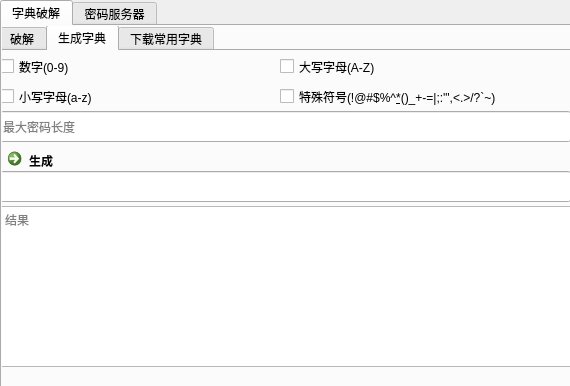
<?xml version="1.0" encoding="UTF-8"?>
<ui version="4.0">
    <class>MainWindow</class>
    <widget class="QMainWindow" name="MainWindow">
        <property name="geometry">
            <rect>
                <x>0</x>
                <y>0</y>
                <width>570</width>
                <height>386</height>
            </rect>
        </property>
        <property name="windowTitle">
            <string>MainWindow</string>
        </property>
        <widget class="QWidget" name="centralwidget">
            <widget class="QTabWidget" name="tabWidget">
                <property name="geometry">
                    <rect>
                        <x>0</x>
                        <y>0</y>
                        <width>791</width>
                        <height>551</height>
                    </rect>
                </property>
                <property name="currentIndex">
                    <number>0</number>
                </property>
                <widget class="QWidget" name="tab_dict">
                    <attribute name="title">
                        <string>字典破解</string>
                    </attribute>
                    <widget class="QTabWidget" name="tabWidget_2">
                        <property name="geometry">
                            <rect>
                                <x>-4</x>
                                <y>-1</y>
                                <width>791</width>
                                <height>531</height>
                            </rect>
                        </property>
                        <property name="currentIndex">
                            <number>1</number>
                        </property>
                        <widget class="QWidget" name="tab_dict_crack">
                            <attribute name="title">
                                <string>破解</string>
                            </attribute>
                            <widget class="QLineEdit" name="le_dictadd">
                                <property name="geometry">
                                    <rect>
                                        <x>0</x>
                                        <y>0</y>
                                        <width>421</width>
                                        <height>31</height>
                                    </rect>
                                </property>
                                <property name="placeholderText">
                                    <string>字典地址</string>
                                </property>
                            </widget>
                            <widget class="QPushButton" name="btn_browsedict">
                                <property name="geometry">
                                    <rect>
                                        <x>420</x>
                                        <y>0</y>
                                        <width>151</width>
                                        <height>31</height>
                                    </rect>
                                </property>
                                <property name="text">
                                    <string>浏览</string>
                                </property>
                            </widget>
                            <widget class="QComboBox" name="cb_target">
                                <property name="geometry">
                                    <rect>
                                        <x>0</x>
                                        <y>30</y>
                                        <width>421</width>
                                        <height>31</height>
                                    </rect>
                                </property>
                                <item>
                                    <property name="text">
                                        <string>&lt;选择目标WIFI&gt;</string>
                                    </property>
                                </item>
                            </widget>
                            <widget class="QPushButton" name="btn_refresh">
                                <property name="geometry">
                                    <rect>
                                        <x>420</x>
                                        <y>30</y>
                                        <width>151</width>
                                        <height>31</height>
                                    </rect>
                                </property>
                                <property name="text">
                                    <string>刷新</string>
                                </property>
                            </widget>
                            <widget class="QComboBox" name="cb_threads">
                                <property name="geometry">
                                    <rect>
                                        <x>0</x>
                                        <y>60</y>
                                        <width>571</width>
                                        <height>31</height>
                                    </rect>
                                </property>
                                <item>
                                    <property name="text">
                                        <string>&lt;选择线程数量&gt;</string>
                                    </property>
                                </item>
                                <item>
                                    <property name="text">
                                        <string>单线程</string>
                                    </property>
                                </item>
                                <item>
                                    <property name="text">
                                        <string>双线程</string>
                                    </property>
                                </item>
                                <item>
                                    <property name="text">
                                        <string>四线程</string>
                                    </property>
                                </item>
                                <item>
                                    <property name="text">
                                        <string>八线程</string>
                                    </property>
                                </item>
                                <item>
                                    <property name="text">
                                        <string>十六线程</string>
                                    </property>
                                </item>
                                <item>
                                    <property name="text">
                                        <string>三十二线程</string>
                                    </property>
                                </item>
                                <item>
                                    <property name="text">
                                        <string>六十四线程</string>
                                    </property>
                                </item>
                                <item>
                                    <property name="text">
                                        <string>一百二十八线程</string>
                                    </property>
                                </item>
                            </widget>
                            <widget class="QCommandLinkButton" name="btn_start">
                                <property name="geometry">
                                    <rect>
                                        <x>0</x>
                                        <y>90</y>
                                        <width>571</width>
                                        <height>41</height>
                                    </rect>
                                </property>
                                <property name="text">
                                    <string>开始破解</string>
                                </property>
                            </widget>
                            <widget class="QTextEdit" name="te_log">
                                <property name="enabled">
                                    <bool>true</bool>
                                </property>
                                <property name="geometry">
                                    <rect>
                                        <x>0</x>
                                        <y>130</y>
                                        <width>571</width>
                                        <height>161</height>
                                    </rect>
                                </property>
                                <property name="undoRedoEnabled">
                                    <bool>false</bool>
                                </property>
                                <property name="readOnly">
                                    <bool>true</bool>
                                </property>
                                <property name="placeholderText">
                                    <string>日志</string>
                                </property>
                            </widget>
                            <widget class="QProgressBar" name="pb_progress">
                                <property name="geometry">
                                    <rect>
                                        <x>0</x>
                                        <y>290</y>
                                        <width>571</width>
                                        <height>23</height>
                                    </rect>
                                </property>
                                <property name="value">
                                    <number>0</number>
                                </property>
                                <property name="textVisible">
                                    <bool>false</bool>
                                </property>
                            </widget>
                        </widget>
                        <widget class="QWidget" name="tab_dict_gen">
                            <attribute name="title">
                                <string>生成字典</string>
                            </attribute>
                            <widget class="QLineEdit" name="lineEdit">
                                <property name="geometry">
                                    <rect>
                                        <x>0</x>
                                        <y>60</y>
                                        <width>571</width>
                                        <height>31</height>
                                    </rect>
                                </property>
                                <property name="placeholderText">
                                    <string>最大密码长度</string>
                                </property>
                            </widget>
                            <widget class="QCheckBox" name="check_num">
                                <property name="geometry">
                                    <rect>
                                        <x>0</x>
                                        <y>0</y>
                                        <width>281</width>
                                        <height>31</height>
                                    </rect>
                                </property>
                                <property name="text">
                                    <string>数字(0-9)</string>
                                </property>
                            </widget>
                            <widget class="QCheckBox" name="check_upper">
                                <property name="geometry">
                                    <rect>
                                        <x>280</x>
                                        <y>0</y>
                                        <width>291</width>
                                        <height>31</height>
                                    </rect>
                                </property>
                                <property name="text">
                                    <string>大写字母(A-Z)</string>
                                </property>
                            </widget>
                            <widget class="QCheckBox" name="check_lower">
                                <property name="geometry">
                                    <rect>
                                        <x>0</x>
                                        <y>30</y>
                                        <width>281</width>
                                        <height>31</height>
                                    </rect>
                                </property>
                                <property name="text">
                                    <string>小写字母(a-z)</string>
                                </property>
                            </widget>
                            <widget class="QCheckBox" name="check_special">
                                <property name="geometry">
                                    <rect>
                                        <x>280</x>
                                        <y>30</y>
                                        <width>291</width>
                                        <height>31</height>
                                    </rect>
                                </property>
                                <property name="text">
                                    <string>特殊符号(!@#$%^&amp;*()_+-=|;:'&quot;,&lt;.&gt;/?`~)</string>
                                </property>
                            </widget>
                            <widget class="QCommandLinkButton" name="btn_gen">
                                <property name="geometry">
                                    <rect>
                                        <x>0</x>
                                        <y>90</y>
                                        <width>571</width>
                                        <height>41</height>
                                    </rect>
                                </property>
                                <property name="text">
                                    <string>生成</string>
                                </property>
                            </widget>
                            <widget class="QTextEdit" name="gen_result">
                                <property name="geometry">
                                    <rect>
                                        <x>0</x>
                                        <y>155</y>
                                        <width>571</width>
                                        <height>161</height>
                                    </rect>
                                </property>
                                <property name="readOnly">
                                    <bool>true</bool>
                                </property>
                                <property name="placeholderText">
                                    <string>结果</string>
                                </property>
                            </widget>
                            <widget class="QLineEdit" name="le_statu">
                                <property name="geometry">
                                    <rect>
                                        <x>0</x>
                                        <y>120</y>
                                        <width>571</width>
                                        <height>31</height>
                                    </rect>
                                </property>
                                <property name="readOnly">
                                    <bool>true</bool>
                                </property>
                            </widget>
                        </widget>
                        <widget class="QWidget" name="tab">
                            <attribute name="title">
                                <string>下载常用字典</string>
                            </attribute>
                            <widget class="QCommandLinkButton" name="dl_1">
                                <property name="geometry">
                                    <rect>
                                        <x>0</x>
                                        <y>0</y>
                                        <width>561</width>
                                        <height>41</height>
                                    </rect>
                                </property>
                                <property name="text">
                                    <string>字典1</string>
                                </property>
                            </widget>
                            <widget class="QCommandLinkButton" name="cl_2">
                                <property name="geometry">
                                    <rect>
                                        <x>0</x>
                                        <y>40</y>
                                        <width>571</width>
                                        <height>41</height>
                                    </rect>
                                </property>
                                <property name="text">
                                    <string>字典2</string>
                                </property>
                            </widget>
                            <widget class="QCommandLinkButton" name="cl_3">
                                <property name="geometry">
                                    <rect>
                                        <x>0</x>
                                        <y>80</y>
                                        <width>571</width>
                                        <height>41</height>
                                    </rect>
                                </property>
                                <property name="text">
                                    <string>字典3</string>
                                </property>
                            </widget>
                        </widget>
                    </widget>
                </widget>
                <widget class="QWidget" name="tab_server">
                    <attribute name="title">
                        <string>密码服务器</string>
                    </attribute>
                    <widget class="QTabWidget" name="tabWidget_3">
                        <property name="geometry">
                            <rect>
                                <x>0</x>
                                <y>0</y>
                                <width>561</width>
                                <height>301</height>
                            </rect>
                        </property>
                        <property name="currentIndex">
                            <number>0</number>
                        </property>
                        <widget class="QWidget" name="tab_getPwd">
                            <attribute name="title">
                                <string>获取密码信息</string>
                            </attribute>
                            <widget class="QComboBox" name="cb_getWIFI">
                                <property name="enabled">
                                    <bool>false</bool>
                                </property>
                                <property name="geometry">
                                    <rect>
                                        <x>0</x>
                                        <y>0</y>
                                        <width>451</width>
                                        <height>31</height>
                                    </rect>
                                </property>
                                <item>
                                    <property name="text">
                                        <string>&lt;选择目标WIFI&gt;</string>
                                    </property>
                                </item>
                            </widget>
                            <widget class="QPushButton" name="btn_refresh2">
                                <property name="enabled">
                                    <bool>false</bool>
                                </property>
                                <property name="geometry">
                                    <rect>
                                        <x>450</x>
                                        <y>0</y>
                                        <width>111</width>
                                        <height>31</height>
                                    </rect>
                                </property>
                                <property name="text">
                                    <string>刷新</string>
                                </property>
                            </widget>
                            <widget class="QCommandLinkButton" name="btn_get">
                                <property name="enabled">
                                    <bool>false</bool>
                                </property>
                                <property name="geometry">
                                    <rect>
                                        <x>0</x>
                                        <y>30</y>
                                        <width>551</width>
                                        <height>41</height>
                                    </rect>
                                </property>
                                <property name="text">
                                    <string>获取</string>
                                </property>
                            </widget>
                        </widget>
                        <widget class="QWidget" name="tab_upload">
                            <attribute name="title">
                                <string>上传你的密码</string>
                            </attribute>
                            <widget class="QCommandLinkButton" name="btn_upload">
                                <property name="enabled">
                                    <bool>false</bool>
                                </property>
                                <property name="geometry">
                                    <rect>
                                        <x>0</x>
                                        <y>0</y>
                                        <width>561</width>
                                        <height>41</height>
                                    </rect>
                                </property>
                                <property name="text">
                                    <string>上传</string>
                                </property>
                            </widget>
                        </widget>
                    </widget>
                    <widget class="QLineEdit" name="le_svradd">
                        <property name="geometry">
                            <rect>
                                <x>0</x>
                                <y>310</y>
                                <width>471</width>
                                <height>31</height>
                            </rect>
                        </property>
                        <property name="placeholderText">
                            <string>密码服务器地址</string>
                        </property>
                    </widget>
                    <widget class="QPushButton" name="btn_connect">
                        <property name="geometry">
                            <rect>
                                <x>470</x>
                                <y>310</y>
                                <width>91</width>
                                <height>31</height>
                            </rect>
                        </property>
                        <property name="text">
                            <string>连接</string>
                        </property>
                    </widget>
                </widget>
            </widget>
        </widget>
        <widget class="QMenuBar" name="menubar">
            <property name="geometry">
                <rect>
                    <x>0</x>
                    <y>0</y>
                    <width>570</width>
                    <height>23</height>
                </rect>
            </property>
        </widget>
    </widget>
    <resources/>
    <connections/>
</ui>
